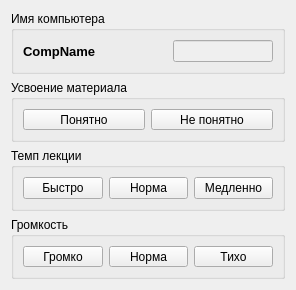
<?xml version="1.0" encoding="UTF-8"?>
<ui version="4.0">
 <class>frmClient</class>
 <widget class="QWidget" name="frmClient">
  <property name="geometry">
   <rect>
    <x>0</x>
    <y>0</y>
    <width>296</width>
    <height>290</height>
   </rect>
  </property>
  <property name="minimumSize">
   <size>
    <width>296</width>
    <height>290</height>
   </size>
  </property>
  <property name="maximumSize">
   <size>
    <width>296</width>
    <height>290</height>
   </size>
  </property>
  <property name="windowTitle">
   <string>Client</string>
  </property>
  <property name="windowIcon">
   <iconset resource="images.qrc">
    <normaloff>:/icons/itemico/Andere110.ico</normaloff>:/icons/itemico/Andere110.ico</iconset>
  </property>
  <layout class="QGridLayout" name="gridLayout_5">
   <item row="0" column="0">
    <widget class="QGroupBox" name="groupBox">
     <property name="title">
      <string>Имя компьютера</string>
     </property>
     <layout class="QGridLayout" name="gridLayout">
      <item row="0" column="1">
       <widget class="QLineEdit" name="lineEdit">
        <property name="enabled">
         <bool>false</bool>
        </property>
        <property name="maximumSize">
         <size>
          <width>100</width>
          <height>16777215</height>
         </size>
        </property>
       </widget>
      </item>
      <item row="0" column="0">
       <widget class="QLabel" name="label">
        <property name="font">
         <font>
          <pointsize>10</pointsize>
          <weight>75</weight>
          <bold>true</bold>
         </font>
        </property>
        <property name="text">
         <string>CompName</string>
        </property>
       </widget>
      </item>
     </layout>
    </widget>
   </item>
   <item row="1" column="0">
    <widget class="QGroupBox" name="groupBox_2">
     <property name="title">
      <string>Усвоение материала</string>
     </property>
     <layout class="QGridLayout" name="gridLayout_2">
      <item row="0" column="0">
       <widget class="QPushButton" name="pushButton">
        <property name="text">
         <string>Понятно</string>
        </property>
        <property name="checkable">
         <bool>true</bool>
        </property>
        <property name="checked">
         <bool>false</bool>
        </property>
       </widget>
      </item>
      <item row="0" column="1">
       <widget class="QPushButton" name="pushButton_2">
        <property name="text">
         <string>Не понятно</string>
        </property>
        <property name="checkable">
         <bool>true</bool>
        </property>
       </widget>
      </item>
     </layout>
    </widget>
   </item>
   <item row="2" column="0">
    <widget class="QGroupBox" name="groupBox_3">
     <property name="title">
      <string>Темп лекции</string>
     </property>
     <layout class="QGridLayout" name="gridLayout_3">
      <item row="0" column="0">
       <widget class="QPushButton" name="pushButton_3">
        <property name="text">
         <string>Быстро</string>
        </property>
        <property name="checkable">
         <bool>true</bool>
        </property>
       </widget>
      </item>
      <item row="0" column="1">
       <widget class="QPushButton" name="pushButton_4">
        <property name="text">
         <string>Норма</string>
        </property>
        <property name="checkable">
         <bool>true</bool>
        </property>
       </widget>
      </item>
      <item row="0" column="2">
       <widget class="QPushButton" name="pushButton_5">
        <property name="text">
         <string>Медленно</string>
        </property>
        <property name="checkable">
         <bool>true</bool>
        </property>
       </widget>
      </item>
     </layout>
    </widget>
   </item>
   <item row="3" column="0">
    <widget class="QGroupBox" name="groupBox_4">
     <property name="title">
      <string>Громкость</string>
     </property>
     <layout class="QGridLayout" name="gridLayout_4">
      <item row="0" column="0">
       <widget class="QPushButton" name="pushButton_6">
        <property name="text">
         <string>Громко</string>
        </property>
        <property name="checkable">
         <bool>true</bool>
        </property>
       </widget>
      </item>
      <item row="0" column="1">
       <widget class="QPushButton" name="pushButton_7">
        <property name="text">
         <string>Норма</string>
        </property>
        <property name="checkable">
         <bool>true</bool>
        </property>
       </widget>
      </item>
      <item row="0" column="2">
       <widget class="QPushButton" name="pushButton_8">
        <property name="text">
         <string>Тихо</string>
        </property>
        <property name="checkable">
         <bool>true</bool>
        </property>
       </widget>
      </item>
     </layout>
    </widget>
   </item>
  </layout>
 </widget>
 <resources>
  <include location="images.qrc"/>
 </resources>
 <connections/>
</ui>
